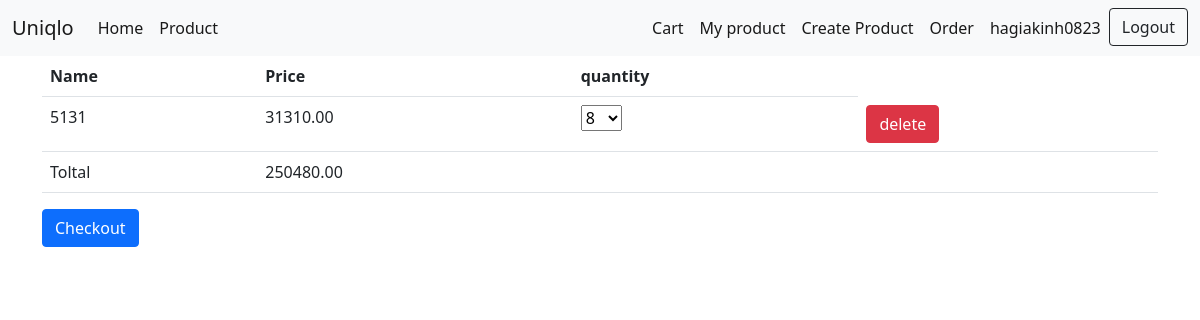
Before: /basket/ (signed in) with the older database file.
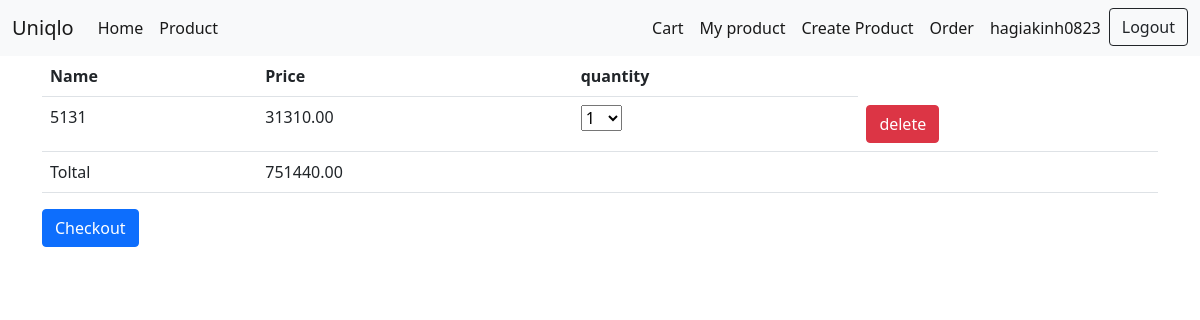
After: the same page with the newer database file.
### order/models.py (models this page shows, shortened)
class Cart(models.Model):
    product = models.ForeignKey(Product, on_delete=models.CASCADE)
    user = models.ForeignKey(User, on_delete=models.CASCADE, default=None)
    quantity = models.IntegerField(default=1)

### appProduct/models.py (models this page shows, shortened)
class Product(models.Model):
    category = models.ForeignKey(Category, on_delete=models.CASCADE)
    user = models.ForeignKey(User, on_delete=models.CASCADE)
    name = models.CharField(max_length=256)
    price = models.DecimalField(max_digits = 20,decimal_places=2)
    quantity = models.IntegerField(blank=True, default=1)
    recommend = models.TextField(blank=True)
    image = models.ImageField(upload_to='productImages', default='default.jpg')
    datecreated = models.DateTimeField(auto_now_add=True)  #không thể chỉnh sữa ngày tạo và khởi tạo thời gian tạo

### order/views.py (the view, shortened to what this page needs)
# urls.py: path('basket/', views.basket , name ="basket"),
def basket(request):
    totalprice = 0;
    quantity = 0;
    if request.user.is_authenticated:
        listCart = Cart.objects.filter(user = request.user)
        for cart in listCart:
            quantity += cart.quantity
            totalprice +=  quantity * cart.product.price
    return render(request, 'order/basket.html', {'listCart': listCart, 'totalprice': totalprice , 'data': [1,2,3,4,5,6,7,8,9,10]} )

### templates/order/basket.html (shortened to what this page needs)
{% extends "base/base.html" %}
{% block block_body %}
<form action="" method="POST">
<table class="table">
    <tr>
        <th>Name</th>
        <th>Price</th>
        <th>quantity</th>
    </tr>
    {% if user.is_authenticated %}
    {% for cart in listCart %}
    <tr class="">
        <td>{{cart.product.name}}</td>
        <td>{{cart.product.price}}</td>
        <td>
            <select name="quantitys" id="number" onchange="changeQuantityCart(this, {{cart.product.id}})">
                {% for i in data  %}
                <option value="{{i}}" {% if i == cart.quantity %}selected{% endif %}>{{i}}</option>
                {% endfor %}
            </select>
        </td>
        <td> <button class="btn btn-danger deletecart" data-id='{{cart.id}}'>delete</button></td>
    </tr>
    {% endfor %}
    <tr>
        <td>Toltal</td>
        <td id="totalpricecart">{{totalprice}}</td>
        <td></td>
        <td></td>
    </tr>
    {% endif %}
</table>
        {% if listCart %}
        <a class="btn btn-primary" href="{% url 'order:checkout' %}">Checkout</a>
        {% endif %}
</form>
{% endblock %}

Changed rows visible on the page:
changed Cart: quantitys "8" → "1"
Other visible differences:
{{ totalprice }}: "250480.00" → "751440.00"
